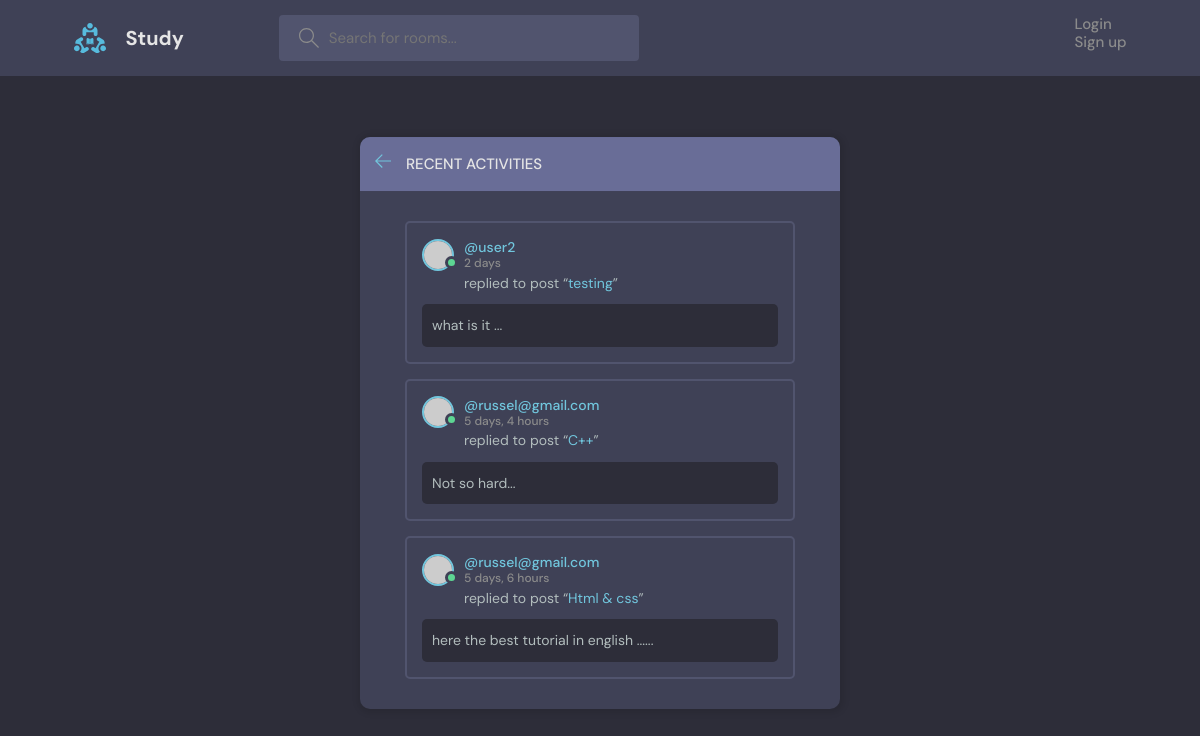
The app's page /activities with its own data.
### base/models.py (models this page shows, shortened)
class Message(models.Model):
    user = models.ForeignKey(User,on_delete=models.CASCADE)
    room = models.ForeignKey(Room,on_delete=models.CASCADE)
    body = models.TextField()
    updated = models.DateTimeField(auto_now=True)
    created = models.DateTimeField(auto_now_add=True)
    class Meta:
        ordering = ['-updated','-created']

class Room(models.Model):
    host =  models.ForeignKey(User,on_delete=models.SET_NULL, null=True)
    topic = models.ForeignKey(Topic,on_delete=models.SET_NULL, null=True,)
    name = models.CharField(max_length=200)
    description = models.TextField(null=True, blank=True)
    participants = models.ManyToManyField(User, related_name='participants', blank=True)
    updated = models.DateTimeField(auto_now=True)
    created = models.DateTimeField(auto_now_add=True)
    class Meta:
        ordering = ['-updated','-created']

### base/views.py (the view)
# urls.py: path('activities',activities_view,name='activities')
def activities_view(request):
    messages = Message.objects.all()[:6]
    context = {'messages':messages}
    return render(request,'activity.html',context=context)

### base/templates/base/activity.html (shortened to what this page needs)
{% extends 'main.html' %}
{% block content %}
    <main class="layout">
      <div class="container">
        <div class="layout__box">
          <div class="layout__boxHeader">
            <div class="layout__boxTitle">
              <a href="index.html">
                <svg version="1.1" xmlns="http://www.w3.org/2000/svg" width="32" height="32" viewBox="0 0 32 32">
                  <title>arrow-left</title>
                  <path
                    d="M13.723 2.286l-13.723 13.714 13.719 13.714 1.616-1.611-10.96-10.96h27.625v-2.286h-27.625l10.965-10.965-1.616-1.607z"
                  ></path>
                </svg>
              </a>
              <h3>Recent Activities</h3>
            </div>
          </div>
          <div class="activities-page layout__body">
           {% for message in messages %}
            <div class="activities__box">
              <div class="activities__boxHeader roomListRoom__header">
                <a href="profile.html" class="roomListRoom__author">
                  <div class="avatar avatar--small active">
                    <img src="https://randomuser.me/api/portraits/men/13.jpg" />
                  </div>
                  <p>
                    @{{message.user}}
                    <span>{{message.created|timesince}}</span>
                  </p>
                </a>
              </div>
              <div class="activities__boxContent">
                <p>replied to post “<a href="room.html">{{message.room.name}}</a>”</p>
                <div class="activities__boxRoomContent">
                  {{message.body|slice:':140'}}...
                </div>
              </div>
            </div>
            {% endfor %}
          </div>
        </div>
      </div>
    </main>
 {% endblock %}

### static/styles/style.css (style rules this page uses)
:root { --color-main: #71c6dd; --color-main-light: #e1f6fb; --color-dark: #3f4156; --color-dark-medium: #51546e; --color-dark-light: #696d97; --color-light: #e5e5e5; --color-gray: #8b8b8b; --color-light-gray: #b2bdbd; --color-bg: #2d2d39; --color-success: #5dd693; --color-error: #fc4b0b; }
* { font-family: "DM Sans", -apple-system, BlinkMacSystemFont, "Segoe UI", Roboto, Oxygen, Ubuntu, Cantarell, "Open Sans", "Helvetica Neue", sans-serif; margin: 0; padding: 0; box-sizing: border-box; text-rendering: optimizeLegibility; font-size: inherit; }
html { font-size: 56.25%; }
@media only screen and (min-width: 1200px) { html { font-size: 62.5%; } }
body { line-height: 1.6; font-weight: 400; font-size: 1.5rem; color: var(--color-light-gray); background-color: var(--color-bg); min-height: 100vh; }
img { width: 100%; }
a { display: inline-block; color: var(--color-main); text-decoration: none; }
.container { max-width: 120rem; width: 90%; margin: auto; }
.avatar { position: relative; display: inline-block; border-radius: 50%; border: 2px solid var(--color-main); }
.avatar img { display: block; border-radius: 50%; object-fit: cover; object-position: center; }
.avatar::after { content: ""; display: block; position: absolute; background-color: var(--color-gray); z-index: 111; border-radius: 50%; border: 0.3rem solid var(--color-dark); }
.avatar.active::after { background-color: var(--color-success); }
.avatar.avatar--small img { width: 2.8rem; height: 2.8rem; }
.avatar.avatar--small:after { width: 0.7rem; height: 0.7rem; bottom: 0px; right: -6px; }
.layout { margin-top: 2.4rem; }
.layout > .container { display: flex; justify-content: space-between; align-items: flex-start; }
.layout__box { width: 90%; max-width: 48rem; min-height: 40rem; position: absolute; top: 50%; left: 50%; transform: translate(-50%, -46%); background-color: var(--color-dark); border-radius: 1rem; box-shadow: 1px 1px 6px 3px rgba(0, 0, 0, 0.1); overflow: hidden; }
.layout__boxHeader { display: flex; padding: 1.5rem; background-color: var(--color-dark-light); }
.layout__boxTitle { display: flex; gap: 1.5rem; align-items: center; }
.layout__boxTitle h3 { text-transform: uppercase; font-weight: 500; color: var(--color-light); }
.layout__boxTitle svg { width: 1.6rem; height: 1.6rem; fill: var(--color-main); }
.layout__body { margin: 3rem; }
.roomListRoom__header { display: flex; justify-content: space-between; align-items: center; }
.roomListRoom__author { font-weight: 500; display: flex; align-items: center; gap: 1rem; }
.activities__box { margin: 1.5rem; padding: 1.5rem; border: 2px solid var(--color-dark-medium); border-radius: 5px; }
.activities__boxHeader p { font-size: 1.4rem; line-height: 1.3; }
.activities__boxHeader p span { color: var(--color-gray); font-size: 1.2rem; display: block; }
.activities__boxContent { margin-left: 4.2rem; }
.activities__boxContent { font-size: 1.4rem; }
.activities__boxRoomContent { background: var(--color-bg); padding: 1rem; border-radius: 5px; margin-top: 1rem; margin-left: -4.2rem; }

### records on screen
Message: user "user2", created "2 days", room.name "testing", body "what is it"
Message: user "russel@gmail.com", created "5 days, 4 hours", room.name "C++", body "Not so hard"
Message: user "russel@gmail.com", created "5 days, 6 hours", room.name "Html & css", body "here the best tutorial in english ..."
